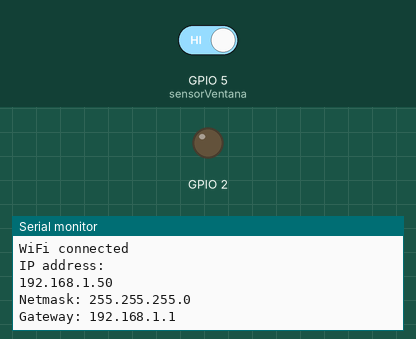
Simulated run of this sketch. Board: ESP8266 (NodeMCU). Shown: output pins drawn as LEDs (lit = HIGH), the last lines printed to the serial monitor. Inputs (shaded band) come from the test bench; at power-on: GPIO 5 (sensorVentana) HIGH. WiFi joins after 1.5 s; servers stay silent unless stated; uploads are accepted with an empty reply.

Above: at 3.3 s.
3.4 s: GPIO 5 (sensorVentana) driven LOW
At 4.5 s:
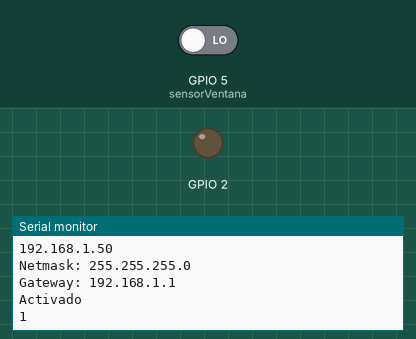
At 6.5 s:
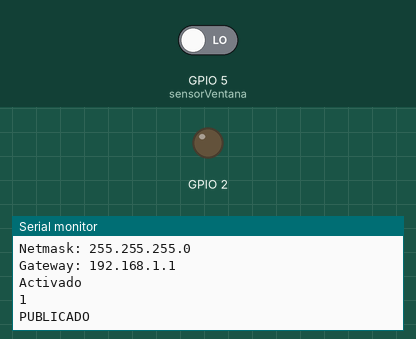

Measured:
- after the input at 3.4 s, the serial monitor: prints a new line at once (image 1)

The sketch:

ConexionVentanaWeb-ZapateriaGonzalez.ino
```cpp
#include <ESP8266WiFi.h>

const int sensorVentana = 5;

//ANTONIO
const char* ssid1 = "INFINITUM5C89";
const char* password1 = "4660010816";

//CASA
const char* ssid2 = "JustInternet";
const char* password2 = "thePassword";

const char* host = "uruguay25.mx";

int count = 0;
bool activo = false;

// Create an instance of the server
// specify the port to listen on as an argument

void setup() {
  Serial.begin(115200);
  delay(100);

  pinMode(LED_BUILTIN, OUTPUT);     // Initialize the LED_BUILTIN pin as an output
  //pinMode(sensorVentana, INPUT_PULLUP);

  // Connect to WiFi network
  Serial.println();
  Serial.println();
  Serial.print("Connecting to ");
  Serial.println(ssid1);

  WiFi.begin(ssid1, password1);

  while (WiFi.status() != WL_CONNECTED) {
    delay(500);
    Serial.print("Not connected");
    pinMode(LED_BUILTIN, HIGH);
    delay(500);
    pinMode(LED_BUILTIN, LOW);
  }
  Serial.println("");
  Serial.println("WiFi connected");

  Serial.println("IP address: ");
  Serial.println(WiFi.localIP());

  Serial.print("Netmask: ");
  Serial.println(WiFi.subnetMask());

  Serial.print("Gateway: ");
  Serial.println(WiFi.gatewayIP());
}

void loop() {

  int sensorState = digitalRead(sensorVentana);
  //Serial.println(sensorState);
  delay(1);

  if (sensorState == 0 && activo == false) {
    digitalWrite(LED_BUILTIN, HIGH);
    Serial.println("Activado");
    count ++;
    Serial.println(count);
    activo = true;
    delay(1000);

    //Serial.print("connecting to ");
    //Serial.println(host);

    WiFiClient client;
    const int httpPort = 80;
    if (!client.connect(host, httpPort)) {
      Serial.println("connection failed");
      digitalWrite(LED_BUILTIN, HIGH);
      delay(1000);
      digitalWrite(LED_BUILTIN, LOW);
      delay(1000);
      digitalWrite(LED_BUILTIN, HIGH);
      delay(1000);
      digitalWrite(LED_BUILTIN, LOW);
      return;
    }

    String url = "/apiUruguay/sensor2/insert.php?info1=" + String(count);
    //Serial.print("Requesting URL: ");
    //Serial.println(url);

    client.print(String("GET ") + url + " HTTP/1.1\r\n" +
                 "Host: " + host + "\r\n" +
                 "Connection: close\r\n\r\n");
    delay(500);

    while (client.available()) {
      String line = client.readStringUntil('\r');
      //Serial.print(line);
    }

    //Serial.println();
    Serial.println("PUBLICADO");
  }
  else if (sensorState == 0 && activo == true) {
    //Serial.println("se quedo abierto");
  }


  else {
    digitalWrite(LED_BUILTIN, LOW);
    activo = false;
    //Serial.println("esta cerrado");
  }
}
```
